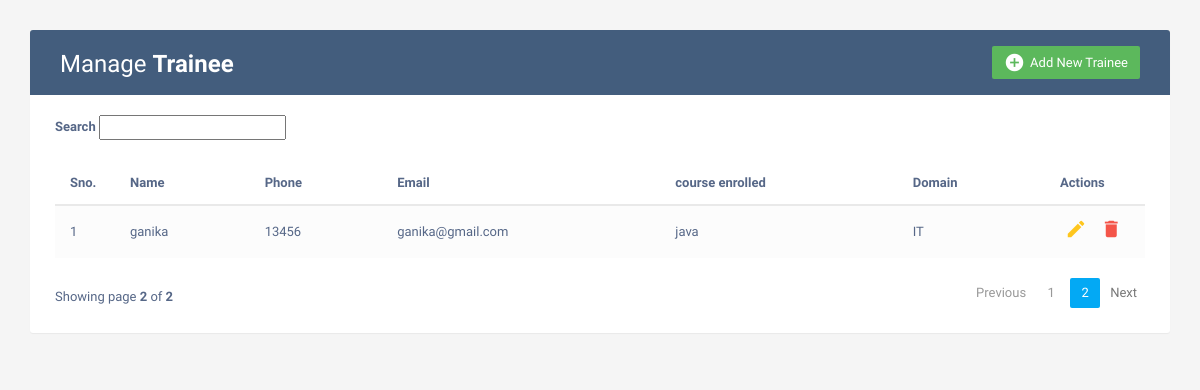
Page /trainee?page=2 on the committed database.
### home/models.py (models this page shows, shortened)
class Trainee_model(models.Model):
    name=models.CharField(max_length=200)
    phone=models.IntegerField()
    email=models.EmailField(max_length=100)
    course=models.CharField(max_length=200)
    domain = models.CharField(max_length=200)

### home/views.py (the view)
# urls.py: path('trainee',views.trainee_view,name="trainee"),
def trainee_view(request):
    trainee_obj=Trainee_model.objects.all()
    paginator=Paginator(trainee_obj,5)
    page_number=request.GET.get('page')
    page_obj=Paginator.get_page(paginator,page_number)
    context={
        'trainee_obj':trainee_obj,   #dictionary
        'page_obj':page_obj,
    }
    return render(request,'trainee.html',context)

### templates/trainee.html (shortened to what this page needs)
<!DOCTYPE html>
<html lang="en">
<head>
<link rel="stylesheet" href="https://maxcdn.bootstrapcdn.com/font-awesome/4.7.0/css/font-awesome.min.css">
<link rel="stylesheet" href="https://maxcdn.bootstrapcdn.com/bootstrap/3.3.7/css/bootstrap.min.css">
  <body>
    <div class="container">
        <div class="table-wrapper">
            <div class="table-title">
                <div class="row">
                    <div class="col-sm-6">
						<h2>Manage <b>Trainee</b></h2>
					</div>
					<div class="col-sm-6">
						<a href="#addEmployeeModal" class="btn btn-success" data-toggle="modal"><i class="material-icons">&#xE147;</i> <span>Add New Trainee</span></a>
					</div>
                </div>
            </div>
			<div class="search_area">
				<div>
					<label for="searchfield">Search</label>
					<input type="text" id="searchfield">
				</div>
			</div>
            <table class="table table-striped table-hover table-complete">
                <div class="table-head">
					<thead>
						<tr>
							<th>Sno.</th>
							<th>Name</th>
							<th>Phone</th>
							<th>Email</th>
							<th>course enrolled</th>
							<th>Domain</th>
							<th>Actions</th>
						</tr>
					</thead>
				</div>
                <tbody class="trainee-table-body">
                    {%for i in page_obj%}
                    <tr>
						<td>{{forloop.counter}}</td>
                        <td>{{i.name}}</td>
                        <td>{{i.phone}}</td>
						<td>{{i.email}}</td>
                        <td>{{i.course}}</td>
                        <td>{{i.domain}}</td>
                        <td>
                            <a href="#editEmployeeModal-{{forloop.counter}}" class="edit" data-toggle="modal"><i class="material-icons" data-toggle="tooltip" title="Edit">&#xE254;</i></a>
                            <a href="#deleteEmployeeModal-{{forloop.counter}}" class="delete" data-toggle="modal"><i class="material-icons" data-toggle="tooltip" title="Delete">&#xE872;</i></a>
                        </td>
                    </tr>
					{% endfor %}
                </tbody>
            </table>
			<div class="clearfix pagination-container">
                <div class="hint-text">Showing page <b>{{page_obj.number}}</b> of <b>{{page_obj.paginator.num_pages}}</b></div>
				<ul class="pagination">
					{% if page_obj.has_previous %}
					<li class="page-item">
						<a href="?page={{ page_obj.previous_page_number }}" class="page-link">Previous</a>
					</li>
					{% else %}
					<li class="page-item disabled">
						<a href="#" class="page-link">Previous</a>
					</li>
					{% endif %}
					{% for page_num in page_obj.paginator.page_range %}
					{% if page_num == page_obj.number %}
					<li class="page-item active">
						<a href="#" class="page-link">{{ page_num }}</a>
					</li>
					{% else %}
					<li class="page-item">
						<a href="?page={{ page_num }}" class="page-link">{{ page_num }}</a>
					</li>
					{% endif %}
					{% endfor %}
					{% if page_obj.has_next %}
					<li class="page-item">
						<a href="?page={{ page_obj.next_page_number }}" class="page-link">Next</a>
					</li>
					{% else %}
					<li class="page-item disabled">
						<a href="#" class="page-link">Next</a>
					</li>
					{% endif %}
				</ul>
            </div>
        </div>
    </div>
</body>
</html>

### templates/trainee.html (style rules this page uses)
body { color: #566787; background: #f5f5f5; font-family: 'Varela Round', sans-serif; font-size: 13px; }
.table-wrapper { background: #fff; padding: 20px 25px; margin: 30px 0; border-radius: 3px; box-shadow: 0 1px 1px rgba(0,0,0,.05); }
.table-title { padding-bottom: 15px; background: #435d7d; color: #fff; padding: 16px 30px; margin: -20px -25px 10px; border-radius: 3px 3px 0 0; }
.table-title h2 { margin: 5px 0 0; font-size: 24px; }
.table-title .btn { color: #fff; float: right; font-size: 13px; border: none; min-width: 50px; border-radius: 2px; border: none; outline: none !important; margin-left: 10px; }
.table-title .btn i { float: left; font-size: 21px; margin-right: 5px; }
.table-title .btn span { float: left; margin-top: 2px; }
table.table tr th, table.table tr td { border-color: #e9e9e9; padding: 12px 15px; vertical-align: middle; }
table.table tr th:first-child { width: 60px; }
table.table tr th:last-child { width: 100px; }
table.table-striped tbody tr:nth-of-type(odd) { background-color: #fcfcfc; }
table.table td:last-child i { opacity: 0.9; font-size: 22px; margin: 0 5px; }
table.table td a { font-weight: bold; color: #566787; display: inline-block; text-decoration: none; outline: none !important; }
table.table td a.edit { color: #FFC107; }
table.table td a.delete { color: #F44336; }
table.table td i { font-size: 19px; }
.pagination { float: right; margin: 0 0 5px; }
.pagination li a { border: none; font-size: 13px; min-width: 30px; min-height: 30px; color: #999; margin: 0 2px; line-height: 30px; border-radius: 2px !important; text-align: center; padding: 0 6px; }
.pagination li.active a, .pagination li.active a.page-link { background: #03A9F4; }
.hint-text { float: left; margin-top: 10px; font-size: 13px; }
.search_area { margin: 20px 0; }

### rows in the picture
Trainee_model: name "ganika", phone "13456", email "ganika@gmail.com", course "java", domain "IT"

### other values in the picture
{{ page_obj.number }} "2"
{{ page_obj.paginator.num_pages }} "2"
{{ page_num }} "1"
{{ page_num }} "2"
